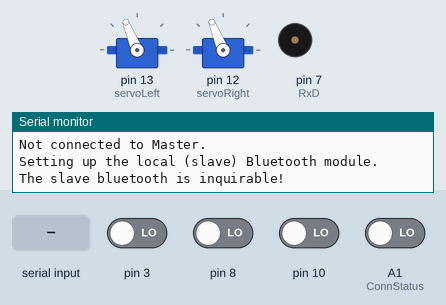
This sketch was run on a simulated Arduino Uno, built with avr-gcc and run on an emulated ATmega328P. Parts: 2 × servo, buzzer (waves = sounding), the last lines printed to the serial monitor. The test bench sets the inputs (shaded band); at power-on: A1 (ConnStatus), pin 3, pin 8, pin 10 LOW.

Above: at 6.2 s.
6.3 s: "c" received over the second serial link
At 6.49 s:
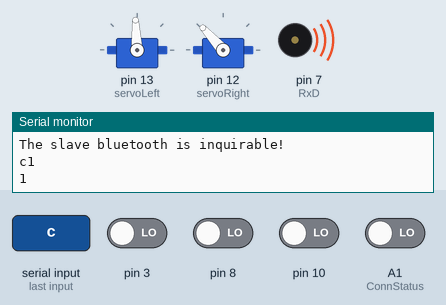
9.3 s: pin 3 driven HIGH
At 9.46 s:
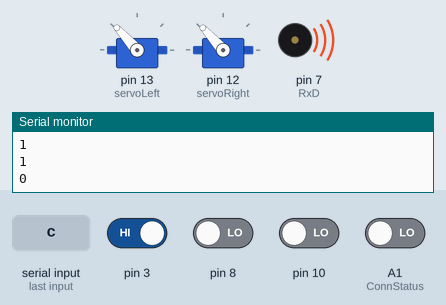
12.3 s: pin 10 driven HIGH
At 12.6 s:
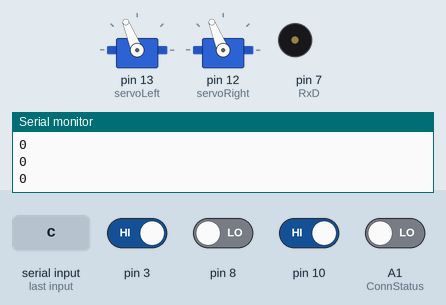
13.8 s: "a" received over the second serial link
At 15.1 s:
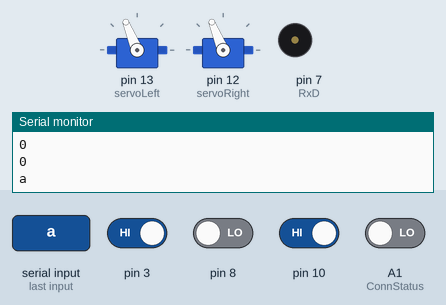
15.4 s: "s" received over the second serial link
At 16.5 s:
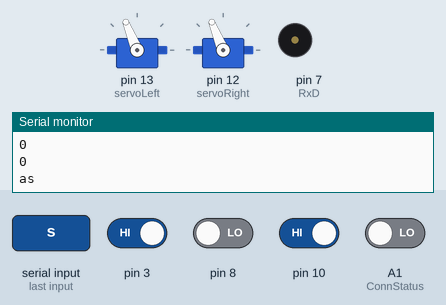
Timing chart, 0 to 18.0 s (numbered marks = the images above; inputs shaded):
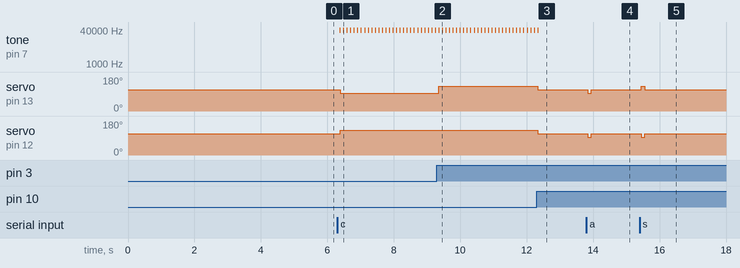

The sketch:

Slave.ino
```cpp
//slave
#include <SoftwareSerial.h>   //Software Serial Port
#include <Servo.h>

Servo servoLeft;
Servo servoRight;
Servo servoMiddle;
#define RxD 7
#define TxD 6
#define ConnStatus A1

#define DEBUG_ENABLED  1

// ##################################################################################
// ### EDIT THE LINES BELOW TO MATCH YOUR SHIELD NUMBER AND CONNECTION PIN OPTION ###
// ##################################################################################
int lastStep; //last step, forward 0, backward 1, left 2, right 3
int shieldPairNumber = 29;
int status = 0; //0 for manual, 1 for automation
int maxLength = 0;
// CAUTION: If ConnStatusSupported = true you MUST NOT use pin A1 otherwise "random" reboots will occur
// CAUTION: If ConnStatusSupported = true you MUST set the PIO[1] switch to A1 (not NC)

char data[800];
int pointer = 0;
boolean ConnStatusSupported = true;   // Set to "true" when digital connection status is available on Arduino pin
int found = 0;
// #######################################################

// The following two string variable are used to simplify adaptation of code to different shield pairs

String slaveNameCmd = "\r\n+STNA=Slave";   // This is concatenated with shieldPairNumber later

SoftwareSerial blueToothSerial(RxD,TxD);

void setup()
{
    Serial.begin(9600);
    blueToothSerial.begin(38400);                    // Set Bluetooth module to default baud rate 38400

    pinMode(RxD, INPUT);
    pinMode(TxD, OUTPUT);
    pinMode(ConnStatus, INPUT);

    //  Check whether Master and Slave are already connected by polling the ConnStatus pin (A1 on SeeedStudio v1 shield)
    //  This prevents running the full connection setup routine if not necessary.

    if(ConnStatusSupported) Serial.println("Checking Slave-Master connection status.");

    if(ConnStatusSupported && digitalRead(ConnStatus)==1)
    {
        Serial.println("Already connected to Master - remove USB cable if reboot of Master Bluetooth required.");
    }
    else
    {
        Serial.println("Not connected to Master.");

        setupBlueToothConnection();   // Set up the local (slave) Bluetooth module

        delay(1000);                  // Wait one second and flush the serial buffers
        Serial.flush();
        blueToothSerial.flush();
    }
    pinMode(10,INPUT);
    pinMode(9,OUTPUT);
    pinMode(3,INPUT);
    pinMode(2,OUTPUT);
    servoLeft.attach(13);
    servoRight.attach(12);
}

void loop()
{
  servoLeft.attach(13);
  servoRight.attach(12);
  char recvChar = 'o';
    if (status == 0)
    {

        if(blueToothSerial.available())
        {
            recvChar = blueToothSerial.read();
            Serial.print(recvChar);
        }

        if (recvChar == 'a')
        {
            servoLeft.writeMicroseconds(1500); //turn left
            servoRight.writeMicroseconds(1500);
            data[pointer] = recvChar;
            delay(100);
        } else if (recvChar == 'w')
        {
            servoLeft.writeMicroseconds(1500); //forward
            servoRight.writeMicroseconds(1900);
            data[pointer] = recvChar;
            delay(100);
        } else if (recvChar == 'd')
        {
            Serial.println("haliluya");
            servoLeft.writeMicroseconds(1900); //turn right
            servoRight.writeMicroseconds(1900);
            data[pointer] = recvChar;
            delay(100);
        } else if (recvChar == 's')
        {
            servoLeft.writeMicroseconds(1900); //backward
            servoRight.writeMicroseconds(1500);
            data[pointer] = recvChar;
            delay(100);
        } else if (recvChar == 'c') //shift mode
        {
            data[pointer] = recvChar;
            status = 1;
        } else if (recvChar == 'p') //replicate
        {
            status = 2;
            pointer = 0;
        } else {
            servoLeft.writeMicroseconds(1700); //stop
            servoRight.writeMicroseconds(1700);
            delay(100);
            data[pointer] = recvChar;
        }
        pointer ++;

    } else if (status == 1)
    {
        int irLeft = irDetect(9, 10, 38000);
        int irRight = irDetect(2,3, 38000);
        int irMiddle = irDetect(7,8,38000);

        Serial.println(irLeft == 0 && irRight == 0);
        if (irLeft == 0 && irRight == 0) {
            servoLeft.writeMicroseconds(1500);  //when both sides are white, all good
            servoRight.writeMicroseconds(1900);
            delay(100);
            data[pointer] = recvChar;
        } else if (irLeft == 1 && irRight == 0) { //left side is black
            servoLeft.writeMicroseconds(1500); //turn left
            servoRight.writeMicroseconds(1500);
            delay(100);
            data[pointer] = recvChar;
        } else if (irLeft == 0 && irRight == 1) {
            servoLeft.writeMicroseconds(1900); //turn right
            servoRight.writeMicroseconds(1900);
            delay(100);
            data[pointer] = recvChar;
        } else if (irLeft == 1 && irRight == 1) {
            servoLeft.writeMicroseconds(1700);
            servoRight.writeMicroseconds(1700);
            delay(100);
            data[pointer] = recvChar;
            maxLength = pointer;
            blueToothSerial.println("has already found the object");
            delay(1000);
            status = 0;
        }
        pointer ++;

    } else if (status == 2) {
        while (pointer < maxLength) {
            char recvChar = data[pointer];
            if (recvChar == 'a')
                {
                    servoLeft.writeMicroseconds(1500); //turn left
                    servoRight.writeMicroseconds(1500);
                    delay(100);
                } else if (recvChar == 'w')
                {
                    servoLeft.writeMicroseconds(1500); //forward
                    servoRight.writeMicroseconds(1900);
                    delay(100);
                } else if (recvChar == 'd')
                {
                    servoLeft.writeMicroseconds(1900); //turn right
                    servoRight.writeMicroseconds(1900);
                    delay(100);
                } else if (recvChar == 's')
                {
                    servoLeft.writeMicroseconds(1900); //backward
                    servoRight.writeMicroseconds(1500);
                    delay(100);
                } else {
                    servoLeft.writeMicroseconds(1700);
                    servoRight.writeMicroseconds(1700);
                    delay(100);
                }
             pointer++;
        }
        status = 0;
    }
}
int irDetect(int irLedPin, int irReceiverPin, long frequency)
{
  tone(irLedPin, frequency, 8);
  delay(1);                                  // Wait 1 ms
  int ir = digitalRead(irReceiverPin);       // IR receiver -> ir variable
  delay(1);                                  // Down time before recheck
  return ir;                                 // Return 1 no detect, 0 detect
}
void setupBlueToothConnection()
{
    Serial.println("Setting up the local (slave) Bluetooth module.");

    slaveNameCmd += shieldPairNumber;
    slaveNameCmd += "\r\n";

    blueToothSerial.print("\r\n+STWMOD=0\r\n");      // Set the Bluetooth to work in slave mode
    blueToothSerial.print(slaveNameCmd);             // Set the Bluetooth name using slaveNameCmd
    blueToothSerial.print("\r\n+STAUTO=0\r\n");      // Auto-connection should be forbidden here
    blueToothSerial.print("\r\n+STOAUT=1\r\n");      // Permit paired device to connect me

    //  print() sets up a transmit/outgoing buffer for the string which is then transmitted via interrupts one character at a time.
    //  This allows the program to keep running, with the transmitting happening in the background.
    //  Serial.flush() does not empty this buffer, instead it pauses the program until all Serial.print()ing is done.
    //  This is useful if there is critical timing mixed in with Serial.print()s.
    //  To clear an "incoming" serial buffer, use while(Serial.available()){Serial.read();}

    blueToothSerial.flush();
    delay(2000);                                     // This delay is required

    blueToothSerial.print("\r\n+INQ=1\r\n");         // Make the slave Bluetooth inquirable

    blueToothSerial.flush();
    delay(2000);                                     // This delay is required

    Serial.println("The slave bluetooth is inquirable!");
}
```

Measured:
- after the input at 6.3 s, tone on pin 7 (RxD): alternates 38000 Hz for 0.01 s and silent for 0.09 s, starting after 0.08 s; servo on pin 13 (servoLeft): 112° → 93° after 0.08 s; servo on pin 12 (servoRight): 112° → 132° after 0.08 s
- after the input at 9.3 s, servo on pin 13 (servoLeft): 93° → 132° after 0.06 s
- after the input at 12.3 s, tone on pin 7 (RxD): goes on until 12.3 s, then stays silent; servo on pin 13 (servoLeft), servo on pin 12 (servoRight): 132° → 112° at once
- after the input at 13.8 s, servo on pin 13 (servoLeft), servo on pin 12 (servoRight): 112° → 93° after 0.05 s, → 112° 0.10 s later
- after the input at 15.4 s, servo on pin 13 (servoLeft): 112° → 132° after 0.05 s, → 112° 0.10 s later; servo on pin 12 (servoRight): 112° → 93° after 0.05 s, → 112° 0.10 s later
